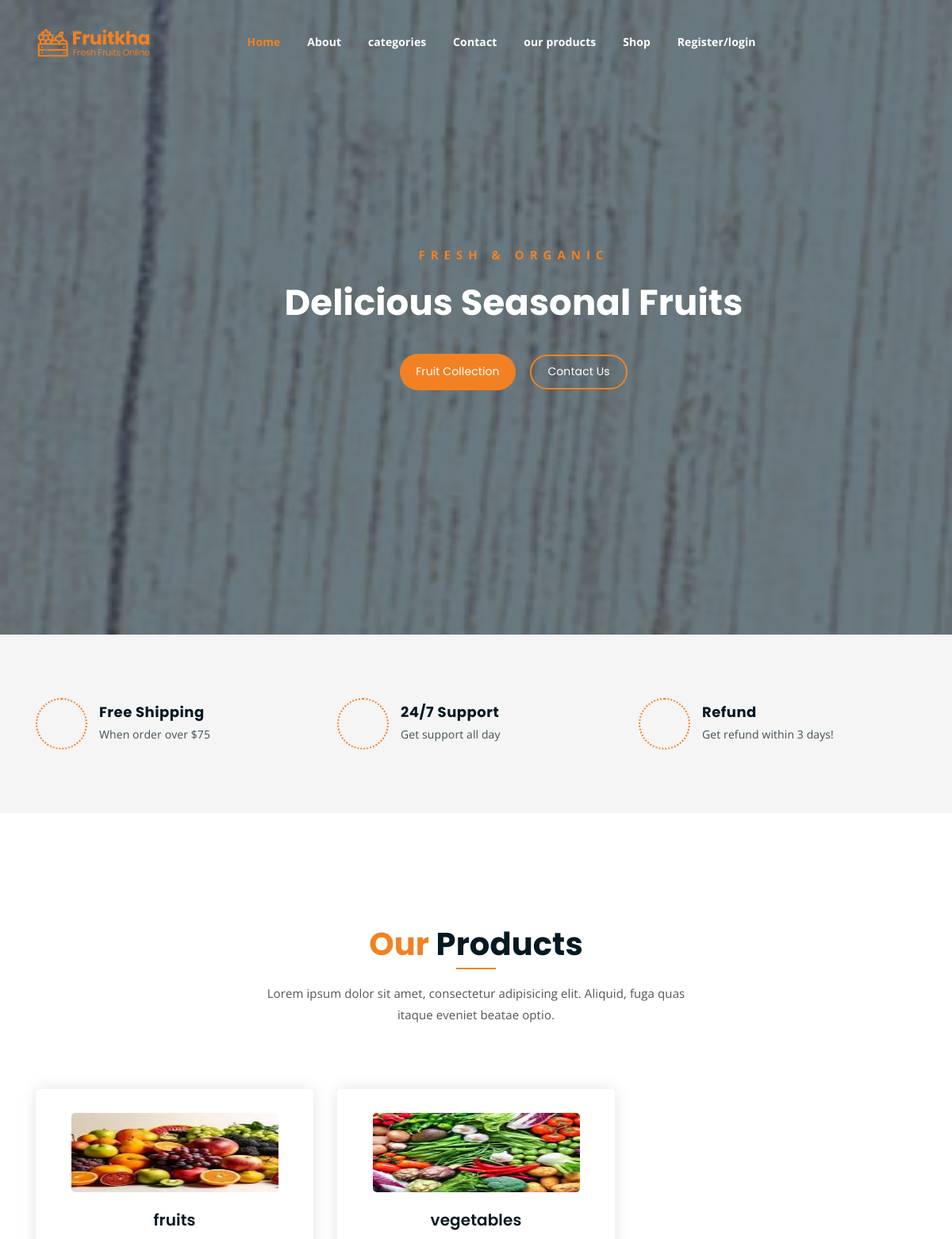
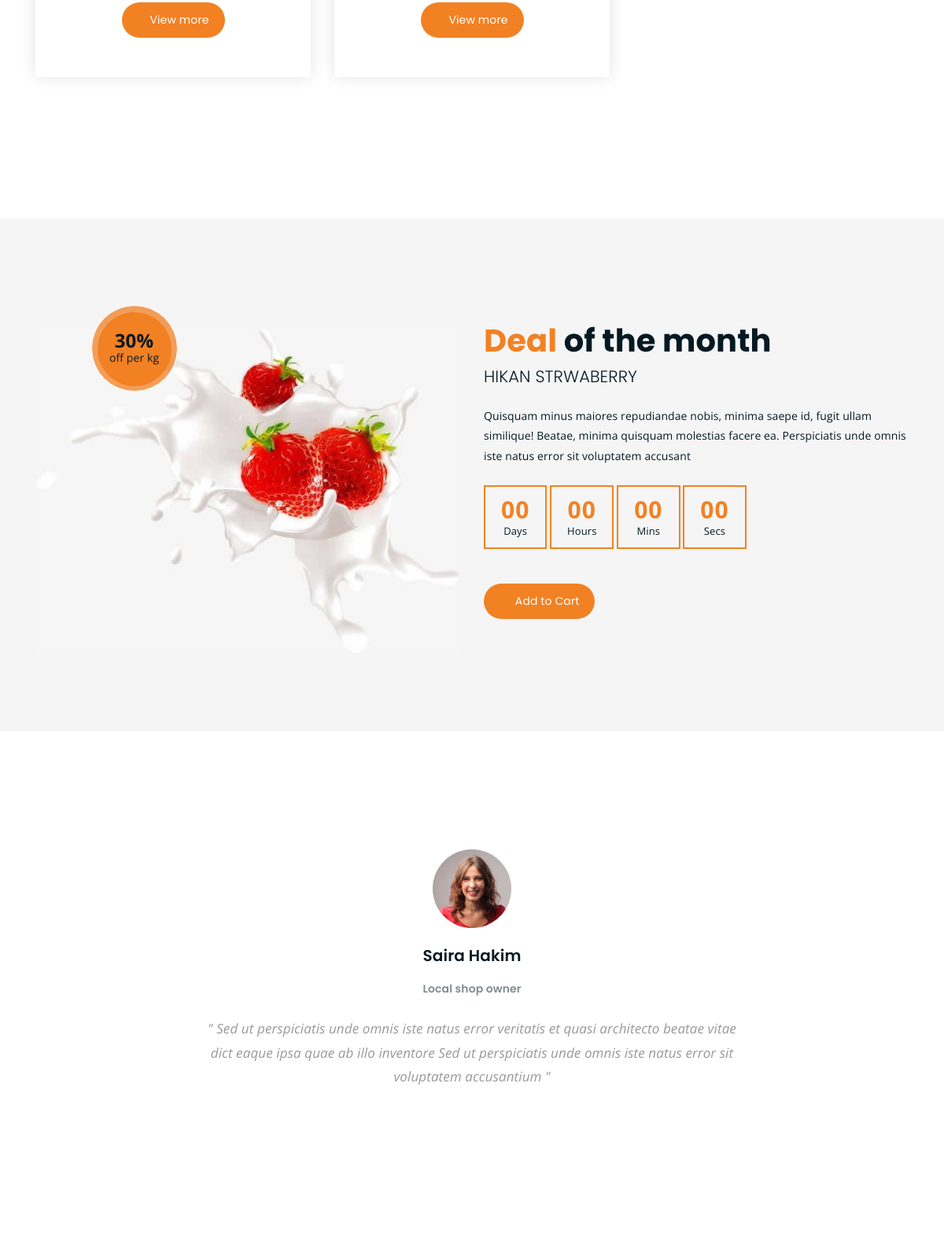
The page / (upper part) on the database its author committed (2 pictures, top to bottom).
### backend/models.py (models this page shows)
class categorydb(models.Model):
    category_name=models.CharField(max_length=100,blank=True,null=True)
    description=models.TextField(max_length=100,blank=True,null=True)
    category_img=models.ImageField(upload_to='categorypics',blank=True,null=True)

### webapp/views.py (the view)
# urls.py: urlpatterns=[path('',views.homepage,name='home'),
def homepage(req):
    cat=categorydb.objects.all()
    return render(req,'home.html',{'cat':cat})

### webapp/templates/home.html (shortened to what this page needs)
<!DOCTYPE html>
{% load static %}
<html lang="en">
<head>
	<link rel="stylesheet" href="{% static 'assets/css/all.min.css' %}">
	<link rel="stylesheet" href="{% static 'assets/bootstrap/css/bootstrap.min.css' %}">
	<link rel="stylesheet" href="{% static 'assets/css/owl.carousel.css' %}">
	<link rel="stylesheet" href="{% static 'assets/css/magnific-popup.css' %}">
	<link rel="stylesheet" href="{% static 'assets/css/animate.css' %}">
	<link rel="stylesheet" href="{% static 'assets/css/meanmenu.min.css' %}">
	<link rel="stylesheet" href="{% static 'assets/css/main.css' %}">
	<link rel="stylesheet" href="{% static 'assets/css/responsive.css' %}">
</head>
<body>
	<div class="top-header-area" id="sticker">
		<div class="container">
			<div class="row">
				<div class="col-lg-12 col-sm-12 text-center">
					<div class="main-menu-wrap">
						<div class="site-logo">
							<a href="index.html">
								<img src="{% static 'assets/img/logo.png' %}" alt="">
							</a>
						</div>
						<nav class="main-menu">
							<ul>
								<li class="current-list-item"><a href="{% url 'home' %}">Home</a>
								</li>
								<li><a href="{% url 'about' %}">About</a></li>
								<li><a href="#">categories</a>
								</li>
								<li><a href="{% url 'contact' %}">Contact</a></li>
								<li><a href="{% url 'product' %}">our products</a></li>
								<li><a href="#">Shop</a>
								</li>
								{% if request.session.username %}
								<li><a href="{% url 'logout' %}">Welcome {{request.session.username}} /logout</a>
								<li>
								{% else %}
								<li><a href="{% url 'signupform' %}">Register/login</a>
								<li>
								{% endif %}
									<div class="header-icons">
										<a class="shopping-cart" href="{% url 'cartpage' %}"><i class="fas fa-shopping-cart"></i></a>
										<a class="mobile-hide search-bar-icon" href="#"><i class="fas fa-search"></i></a>
									</div>
								</li>
							</ul>
						</nav>
					</div>
				</div>
			</div>
		</div>
	</div>
	<div class="hero-area hero-bg">
		<div class="container">
			<div class="row">
				<div class="col-lg-9 offset-lg-2 text-center">
					<div class="hero-text">
						<div class="hero-text-tablecell">
							<p class="subtitle">Fresh & Organic</p>
							<h1>Delicious Seasonal Fruits</h1>
							<div class="hero-btns">
								<a href="shop.html" class="boxed-btn">Fruit Collection</a>
								<a href="contact.html" class="bordered-btn">Contact Us</a>
							</div>
						</div>
					</div>
				</div>
			</div>
		</div>
	</div>
	<div class="list-section pt-80 pb-80">
		<div class="container">
			<div class="row">
				<div class="col-lg-4 col-md-6 mb-4 mb-lg-0">
					<div class="list-box d-flex align-items-center">
						<div class="list-icon">
							<i class="fas fa-shipping-fast"></i>
						</div>
						<div class="content">
							<h3>Free Shipping</h3>
							<p>When order over $75</p>
						</div>
					</div>
				</div>
				<div class="col-lg-4 col-md-6 mb-4 mb-lg-0">
					<div class="list-box d-flex align-items-center">
						<div class="list-icon">
							<i class="fas fa-phone-volume"></i>
						</div>
						<div class="content">
							<h3>24/7 Support</h3>
							<p>Get support all day</p>
						</div>
					</div>
				</div>
				<div class="col-lg-4 col-md-6">
					<div class="list-box d-flex justify-content-start align-items-center">
						<div class="list-icon">
							<i class="fas fa-sync"></i>
						</div>
						<div class="content">
							<h3>Refund</h3>
							<p>Get refund within 3 days!</p>
						</div>
					</div>
				</div>
			</div>
		</div>
	</div>
	<div class="product-section mt-150 mb-150">
		<div class="container">
			<div class="row">
				<div class="col-lg-8 offset-lg-2 text-center">
					<div class="section-title">
						<h3><span class="orange-text">Our</span> Products</h3>
						<p>Lorem ipsum dolor sit amet, consectetur adipisicing elit. Aliquid, fuga quas itaque eveniet beatae optio.</p>
					</div>
				</div>
			</div>
			<div class="row">
				{% for i in cat %}
				<div class="col-lg-4 col-md-6 text-center">
					<div class="single-product-item">
						<div class="product-image">
							<a href="single-product.html"><img src="{{i.category_img.url}}" width="100px" height="100px" alt=""></a>
						</div>
						<h3>{{i.category_name}}</h3>
						<a href="{% url 'pdtsfiltered' catname=i.category_name %}" class="cart-btn"><i class="fas fa-shopping-cart"></i>View more</a>
					</div>
				</div>
				{% endfor %}
			</div>
		</div>
	</div>
	<section class="cart-banner pt-100 pb-100">
    	<div class="container">
        	<div class="row clearfix">
            	<div class="image-column col-lg-6">
                	<div class="image">
                    	<div class="price-box">
                        	<div class="inner-price">
                                <span class="price">
                                    <strong>30%</strong> <br> off per kg
                                </span>
                            </div>
                        </div>
                    	<img src="{% static 'assets/img/a.jpg' %}" alt="">
                    </div>
                </div>
                <div class="content-column col-lg-6">
					<h3><span class="orange-text">Deal</span> of the month</h3>
                    <h4>Hikan Strwaberry</h4>
                    <div class="text">Quisquam minus maiores repudiandae nobis, minima saepe id, fugit ullam similique! Beatae, minima quisquam molestias facere ea. Perspiciatis unde omnis iste natus error sit voluptatem accusant</div>
                    <div class="time-counter"><div class="time-countdown clearfix" data-countdown="2020/2/01"></div></div>
                	<a href="cart.html" class="cart-btn mt-3"><i class="fas fa-shopping-cart"></i> Add to Cart</a>
                </div>
            </div>
        </div>
    </section>
	<div class="testimonail-section mt-150 mb-150">
		<div class="container">
			<div class="row">
				<div class="col-lg-10 offset-lg-1 text-center">
					<div class="testimonial-sliders">
						<div class="single-testimonial-slider">
							<div class="client-avater">
								<img src="{% static 'assets/img/avaters/avatar1.png' %}" alt="">
							</div>
							<div class="client-meta">
								<h3>Saira Hakim <span>Local shop owner</span></h3>
								<p class="testimonial-body">
									" Sed ut perspiciatis unde omnis iste natus error veritatis et  quasi architecto beatae vitae dict eaque ipsa quae ab illo inventore Sed ut perspiciatis unde omnis iste natus error sit voluptatem accusantium "
								</p>
								<div class="last-icon">
									<i class="fas fa-quote-right"></i>
								</div>
							</div>
						</div>
					</div>
				</div>
			</div>
		</div>
	</div>
</body>
</html>

### webapp/static/assets/css/responsive.css (style rules this page uses)
@media only screen and (min-width: 992px) and (max-width: 1200px) { .hero-text h1 { font-size: 45px; } }

### rows shown on the page
categorydb: category_img (picture), category_name "fruits"
categorydb: category_img (picture), category_name "vegetables"
